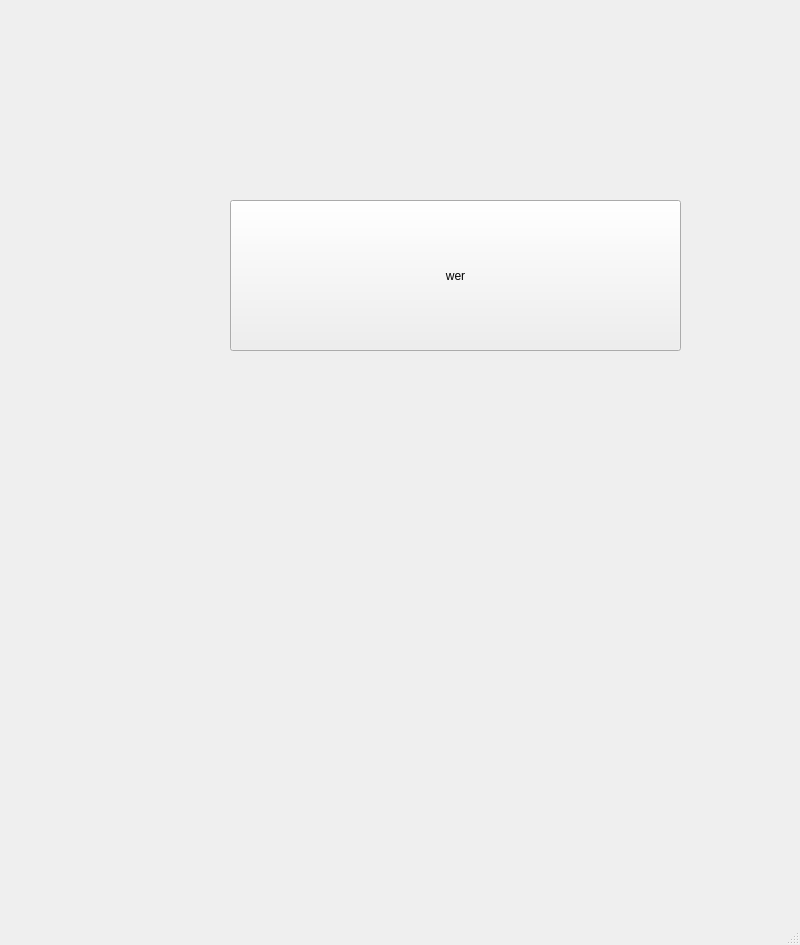
<?xml version="1.0" encoding="UTF-8"?>
<ui version="4.0">
 <class>MainWindow</class>
 <widget class="QMainWindow" name="MainWindow">
  <property name="geometry">
   <rect>
    <x>0</x>
    <y>0</y>
    <width>800</width>
    <height>945</height>
   </rect>
  </property>
  <property name="windowTitle">
   <string>MainWindow</string>
  </property>
  <widget class="QWidget" name="centralwidget">
   <widget class="QPushButton" name="pushButton">
    <property name="geometry">
     <rect>
      <x>230</x>
      <y>200</y>
      <width>451</width>
      <height>151</height>
     </rect>
    </property>
    <property name="text">
     <string>wer</string>
    </property>
   </widget>
  </widget>
  <widget class="QStatusBar" name="statusbar"/>
 </widget>
 <resources/>
 <connections/>
</ui>
